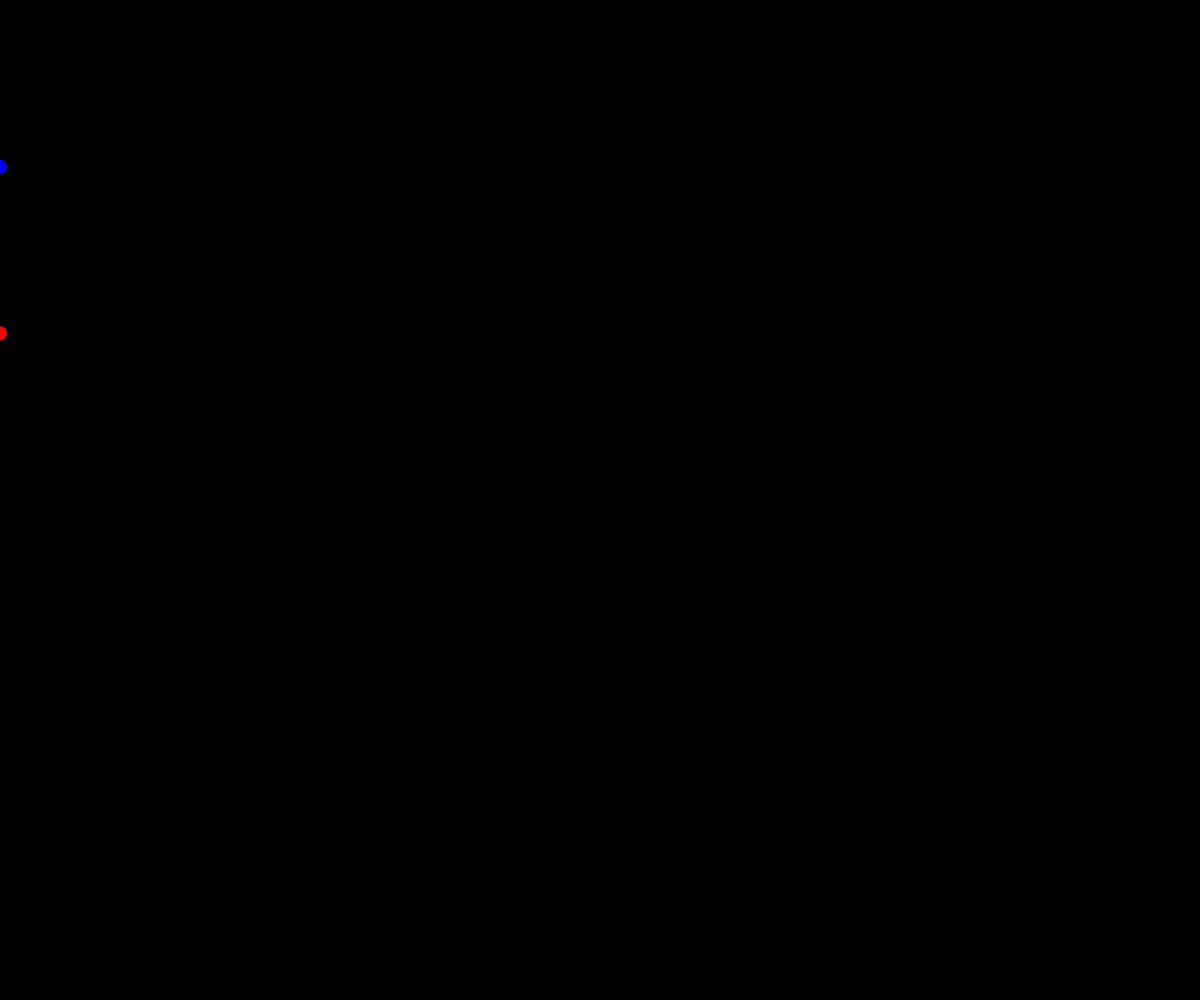
Frame 1 (no input)
Frame 60 (no input): blank canvas, image omitted
Frame 120 (the mouse pressed at the canvas centre since frame 60): blank canvas, image omitted

The p5.js sketch that drew this single still picture (run headless with seeded random() and noise() and a simulated clock; from frame 60 on, the mouse is pressed at the canvas centre):

// p5.js sketch
// ── sketch.js
// First Class Challenge
// Mishal
// 15th Oct 2024
//

let roundRacer1;
let roundRacer2;
let roundRacer3;

function setup() {
  createCanvas(windowWidth, windowHeight);
  roundRacer1 = new roundRacer(height/4, 'black');
  roundRacer2 = new roundRacer(height/3, 'red');
  roundRacer3 = new roundRacer(height/6, 'blue');


}

function draw() {
  background('black');
  roundRacer1.display();
  roundRacer1.move();
  roundRacer2.display();
  roundRacer2.move();
  roundRacer3.display();
  roundRacer3.move();
}

class roundRacer {
  constructor ( yPosition , color){
    this.xPosition = 0;
    this.yPosition = yPosition;
    this.xSpeed = random(3,15);
    this.color = color;
  }
  move(){
    this.xPosition += this.xSpeed;
    if(this.xPosition > width){
      this.xPosition = 0;
    }
  }
  display(){
    fill(this.color);
    circle(this.xPosition,this.yPosition, 15);
  }
}
